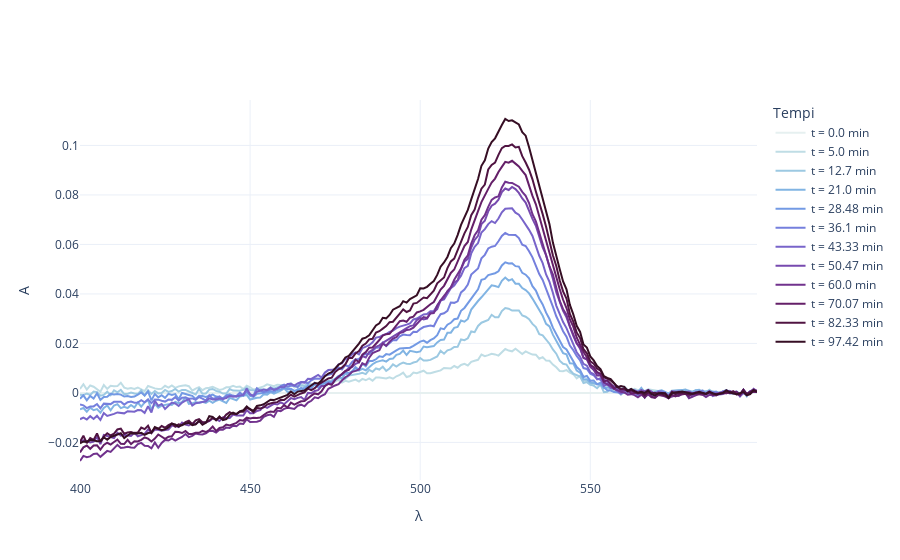

Notebook code for this chart:
### Code cell
fig_diff = go.Figure()

for idx, (key, df) in enumerate(data_diff.items()):
    fig_diff.add_trace(go.Scatter(x=df['λ'], y=df['A'], mode='lines', name=f't = {key} min', 
                             line=dict(color=colors[idx])))

    # error_y=dict( 
    #     type='data', 
    #     array = sigmay, 
    #     color = colors[2 * i],
    #     thickness = 1.5, 
    #     width = 3, 
	# 	)

fig_diff.update_layout(
    xaxis_title='λ',
    yaxis_title='A',
    legend_title='Tempi',
    template = 'plotly_white'
)

fig_diff.show()

### Figure 1 — Plotly figure (JSON) as saved in the notebook; plotly's stock layout.template omitted (floating-point values rounded to 4 significant figures; data arrays with more than 128 entries replaced by an {"elided": "..."} marker saying what was removed)
{"data": [{"line": {"color": "rgb(230, 240, 240)"}, "mode": "lines", "name": "t = 0.0 min", "type": "scatter", "x": {"elided": "200 int values"}, "y": {"elided": "200 int values"}}, {"line": {"color": "rgb(191, 221, 229)"}, "mode": "lines", "name": "t = 5.0 min", "type": "scatter", "x": {"elided": "200 int values"}, "y": {"elided": "200 float values"}}, {"line": {"color": "rgb(156, 201, 226)"}, "mode": "lines", "name": "t = 12.7 min", "type": "scatter", "x": {"elided": "200 int values"}, "y": {"elided": "200 float values"}}, {"line": {"color": "rgb(129, 180, 227)"}, "mode": "lines", "name": "t = 21.0 min", "type": "scatter", "x": {"elided": "200 int values"}, "y": {"elided": "200 float values"}}, {"line": {"color": "rgb(115, 154, 228)"}, "mode": "lines", "name": "t = 28.48 min", "type": "scatter", "x": {"elided": "200 int values"}, "y": {"elided": "200 float values"}}, {"line": {"color": "rgb(117, 127, 221)"}, "mode": "lines", "name": "t = 36.1 min", "type": "scatter", "x": {"elided": "200 int values"}, "y": {"elided": "200 float values"}}, {"line": {"color": "rgb(120, 100, 202)"}, "mode": "lines", "name": "t = 43.33 min", "type": "scatter", "x": {"elided": "200 int values"}, "y": {"elided": "200 float values"}}, {"line": {"color": "rgb(119, 74, 175)"}, "mode": "lines", "name": "t = 50.47 min", "type": "scatter", "x": {"elided": "200 int values"}, "y": {"elided": "200 float values"}}, {"line": {"color": "rgb(113, 50, 141)"}, "mode": "lines", "name": "t = 60.0 min", "type": "scatter", "x": {"elided": "200 int values"}, "y": {"elided": "200 float values"}}, {"line": {"color": "rgb(100, 31, 104)"}, "mode": "lines", "name": "t = 70.07 min", "type": "scatter", "x": {"elided": "200 int values"}, "y": {"elided": "200 float values"}}, {"line": {"color": "rgb(80, 20, 66)"}, "mode": "lines", "name": "t = 82.33 min", "type": "scatter", "x": {"elided": "200 int values"}, "y": {"elided": "200 float values"}}, {"line": {"color": "rgb(54, 14, 36)"}, "mode": "lines", "name": "t = 97.42 min", "type": "scatter", "x": {"elided": "200 int values"}, "y": {"elided": "200 float values"}}], "layout": {"legend": {"title": {"text": "Tempi"}}, "xaxis": {"title": {"text": "λ"}}, "yaxis": {"title": {"text": "A"}}}}
